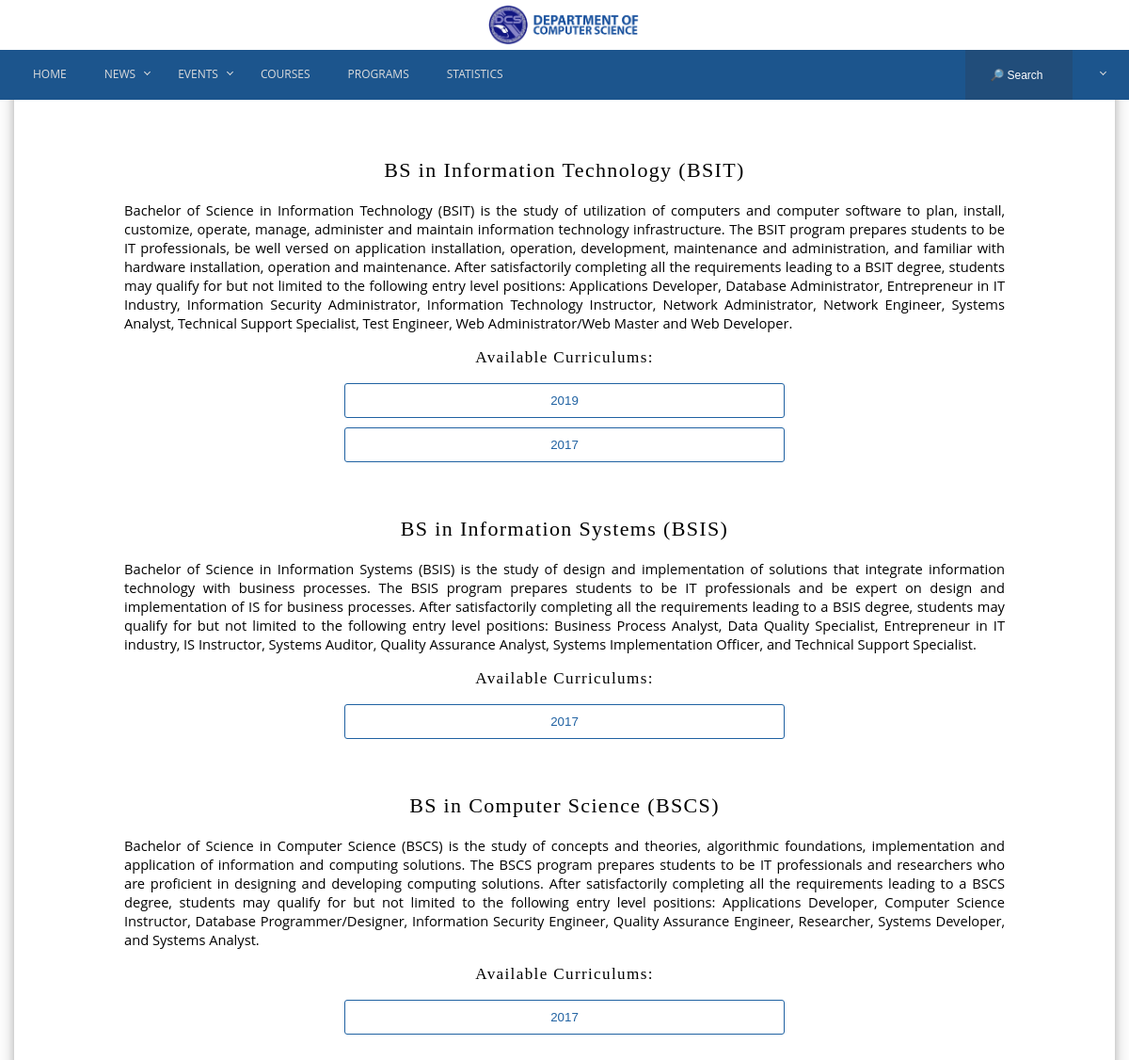
/program/program_list.php, run on an earlier commit of the app's database.
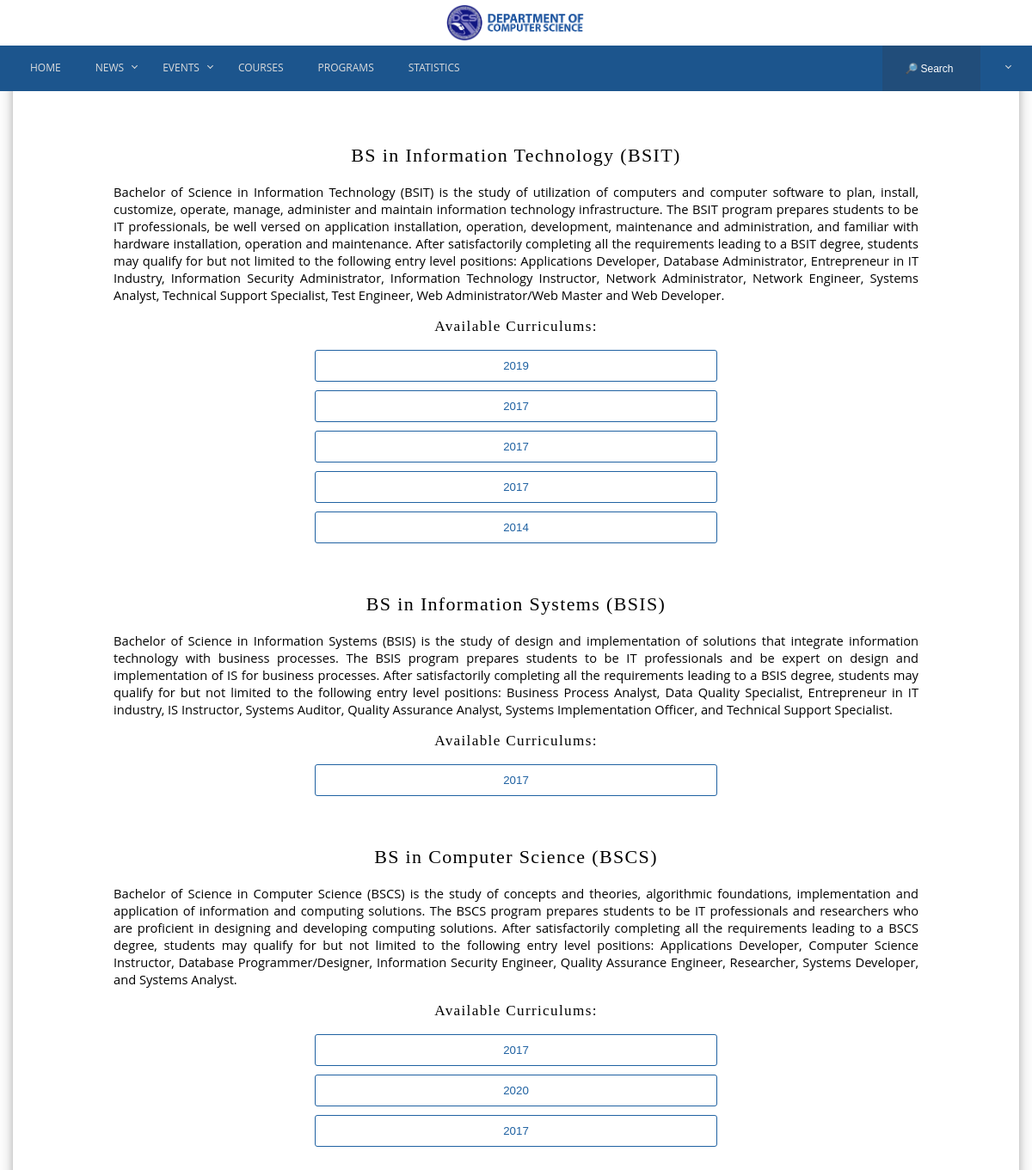
And on a later commit of the database.
### tables this page shows
CREATE TABLE `program` (
  `program_id` int(11) NOT NULL,
  `program_code` varchar(20) DEFAULT NULL,
  `program_name` varchar(30) DEFAULT NULL,
  `program_desc` varchar(910) DEFAULT NULL
);

CREATE TABLE `curriculum` (
  `curriculum_id` int(11) NOT NULL,
  `program_id` int(11) DEFAULT NULL,
  `curriculum_year` int(11) DEFAULT NULL,
  `date_created` timestamp NOT NULL DEFAULT CURRENT_TIMESTAMP ON UPDATE CURRENT_TIMESTAMP,
  `last_modified` datetime DEFAULT NULL
);

### program/program_list.php (the view, shortened to what this page needs)
<?php
	require('connection.php');
	require('header.php');
	require('navbar.php');
	$sql = "SELECT * FROM program";
	$programs = mysqli_query($conn, $sql);
?>
<div class="container">
	<div class="content-wrapper" style="padding: 150px 0px 50px 0px">
		<?php
		while($program = mysqli_fetch_array($programs)) { ?>
		<div class="program-info-container">
		<?php
			echo "<h2>" . $program['program_name'] . " (" . $program['program_code'] . ") <br></h2>";
			echo $program['program_desc'] . "<br>";
			echo "<h3>Available Curriculums:</h3>";
			$sql = "SELECT * FROM curriculum WHERE program_id = ". $program['program_id'];
			$curriculums = mysqli_query($conn, $sql);
			while($curriculum = mysqli_fetch_array($curriculums)) {
		?>
				<form style="margin: 0px 0px 2px 0px"id="<?php echo $program['program_code'] . $curriculum['curriculum_year']; ?>" action="curriculum_view.php" method="get">
					<input class="ibtn" type="submit" value="<?php echo $curriculum['curriculum_year']; ?>">
				</form>
			<?php } ?>
		</div>
		<?php } ?>
	</div>
</div>
<?php
	require('footer.php');
?>

What changed in the data, as far as the page shows it:
added curriculum: curriculum_year "2017", shown under program "BS in Information Technology"
added curriculum: curriculum_year "2017", shown under program "BS in Information Technology"
added curriculum: curriculum_year "2014", shown under program "BS in Information Technology"
added curriculum: curriculum_year "2020", shown under program "BS in Computer Science"
added curriculum: curriculum_year "2017", shown under program "BS in Computer Science"
